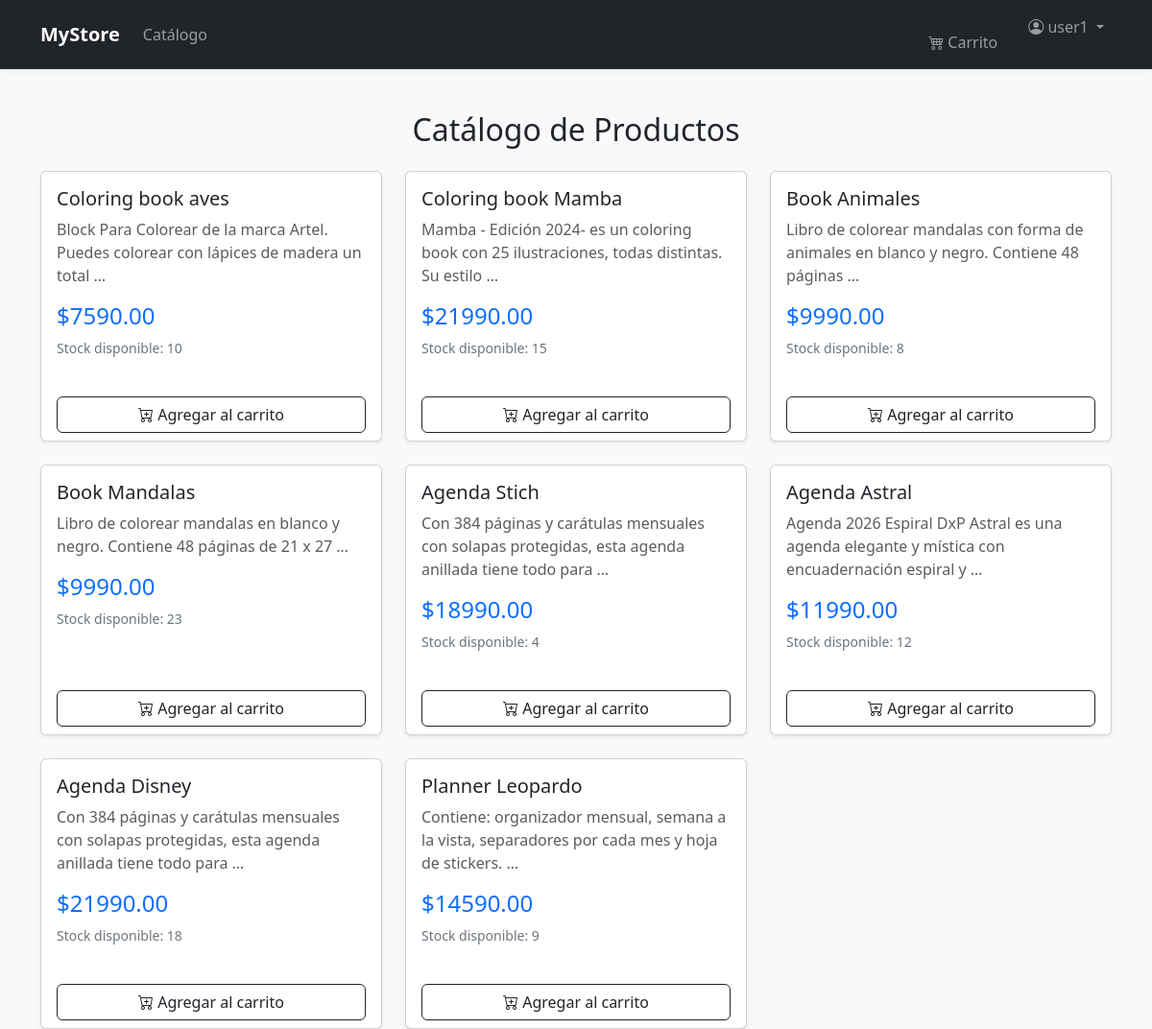
Screenshot of / (signed in) with the database file from the repository.
### tienda/models.py (models this page shows, shortened)
class Producto(models.Model):
    nombre = models.CharField(max_length=200)
    descripcion = models.TextField()
    precio = models.DecimalField(
        max_digits=10,
        decimal_places=2,
        validators=[MinValueValidator(0.01)] # Validación: Precio > 0
    )
    stock = models.IntegerField(
        validators=[MinValueValidator(0)] # Validación: Stock >= 0
    )

### tienda/views.py (the view)
# urls.py: path('', views.catalogo, name='catalogo'),
def catalogo(request):
    productos = Producto.objects.all() # Traemos todos los productos del ORM
    return render(request, 'tienda/catalogo.html', {'productos': productos})

### tienda/templates/tienda/catalogo.html
{% extends 'tienda/base.html' %} {% block content %}
<div class="row">
    <div class="col-12">
        <h2 class="my-4 text-center">Catálogo de Productos</h2>
    </div>
</div>
<div class="row row-cols-1 row-cols-md-3 g-4">
    {% for producto in productos %}
    <div class="col">
        <div class="card h-100 shadow-sm">
            <div class="card-body">
                <h5 class="card-title">{{ producto.nombre }}</h5>
                <p class="card-text text-muted">{{ producto.descripcion|truncatewords:15 }}</p>
                <h4 class="text-primary">${{ producto.precio }}</h4>
                <p class="small text-secondary">Stock disponible: {{ producto.stock }}</p>
            </div>
            <div class="card-footer bg-transparent border-top-0">
                <div class="d-grid">
                    <a href="{% url 'agregar_al_carrito' producto.id %}" class="btn btn-outline-dark">
                        <i class="bi bi-cart-plus"></i> Agregar al carrito
                    </a>
                </div>
            </div>
        </div>
    </div>
    {% empty %}
    <div class="col-12">
        <div class="alert alert-info text-center">
            No hay productos disponibles en este momento. Ingresa al <a href="{% url 'admin:index' %}">Panel de Administración</a> para agregar algunos.
        </div>
    </div>
    {% endfor %}
</div>
{% endblock %}

### tienda/templates/tienda/includes/navbar.html (shortened to what this page needs)
<nav class="navbar navbar-expand-lg navbar-dark bg-dark shadow-sm">
    <div class="container">
        <a class="navbar-brand" href="{% url 'catalogo' %}"><strong>MyStore</strong></a>
        <div class="collapse navbar-collapse" id="navbarNav">
            <ul class="navbar-nav me-auto">
                <li class="nav-item">
                    <a class="nav-link" href="{% url 'catalogo' %}">Catálogo</a>
                </li>
            </ul>
            <ul class="navbar-nav ms-auto">
                <li class="nav-item me-3">
                    <a class="nav-link" href="#">
                        <li class="nav-item me-3">
                            <a class="nav-link" href="{% url 'ver_carrito' %}">
                                <i class="bi bi-cart4"></i> Carrito
                            </a>
                        </li>
                    </a>
                </li>
                {% if user.is_authenticated %}
                    <li class="nav-item dropdown">
                        <a class="nav-link dropdown-toggle" href="#" id="userMenu" role="button" data-bs-toggle="dropdown">
                            <i class="bi bi-person-circle"></i> {{ user.username }}
                        </a>
                    </li>
                {% else %}
                    <li class="nav-item">
                        <a class="btn btn-outline-light btn-sm" href="{% url 'login' %}">Iniciar Sesión</a>
                    </li>
                {% endif %}
            </ul>
        </div>
    </div>
</nav>

### tienda/templates/tienda/base.html (style rules this page uses)
body { background-color: #f8f9fa; }
.navbar { margin-bottom: 20px; }

### rows the page displays
Producto: nombre "Coloring book aves", descripcion "Block Para Colorear de la marca Artel. Puedes colorear con lápices de madera un total …", precio "7590.00", stock "10"
Producto: nombre "Coloring book Mamba", descripcion "Mamba - Edición 2024- es un coloring book con 25 ilustraciones, todas distintas. Su estilo …", precio "21990.00", stock "15"
Producto: nombre "Book Animales", descripcion "Libro de colorear mandalas con forma de animales en blanco y negro. Contiene 48 páginas …", precio "9990.00", stock "8"
Producto: nombre "Book Mandalas", descripcion "Libro de colorear mandalas en blanco y negro. Contiene 48 páginas de 21 x 27 …", precio "9990.00", stock "23"
Producto: nombre "Agenda Stich", descripcion "Con 384 páginas y carátulas mensuales con solapas protegidas, esta agenda anillada tiene todo para …", precio "18990.00", stock "4"
Producto: nombre "Agenda Astral", descripcion "Agenda 2026 Espiral DxP Astral es una agenda elegante y mística con encuadernación espiral y …", precio "11990.00", stock "12"
Producto: nombre "Agenda Disney", descripcion "Con 384 páginas y carátulas mensuales con solapas protegidas, esta agenda anillada tiene todo para …", precio "21990.00", stock "18"
Producto: nombre "Planner Leopardo", descripcion "Contiene: organizador mensual, semana a la vista, separadores por cada mes y hoja de stickers. …", precio "14590.00", stock "9"

### other values shown
{{ user.username }} "user1"
